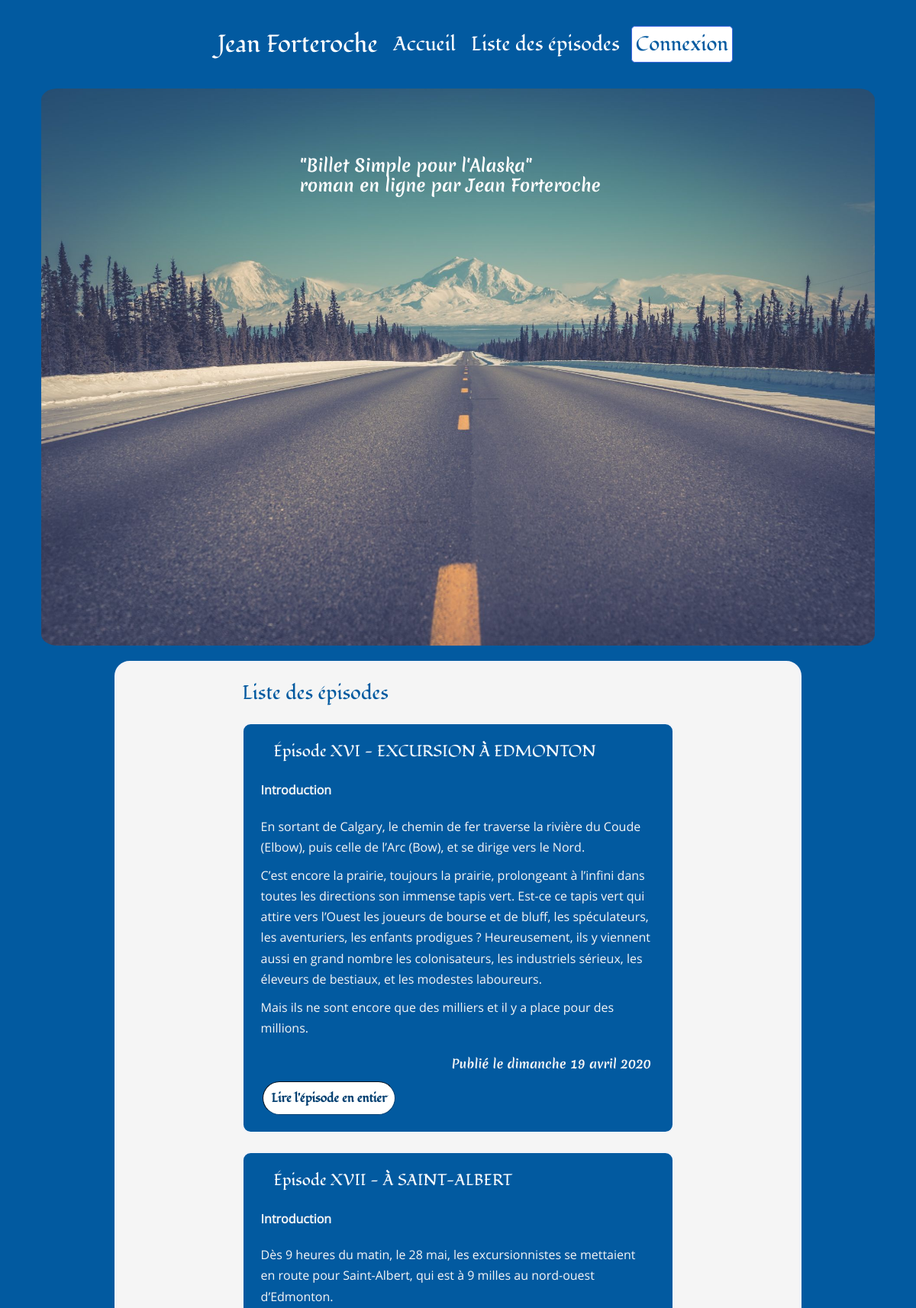
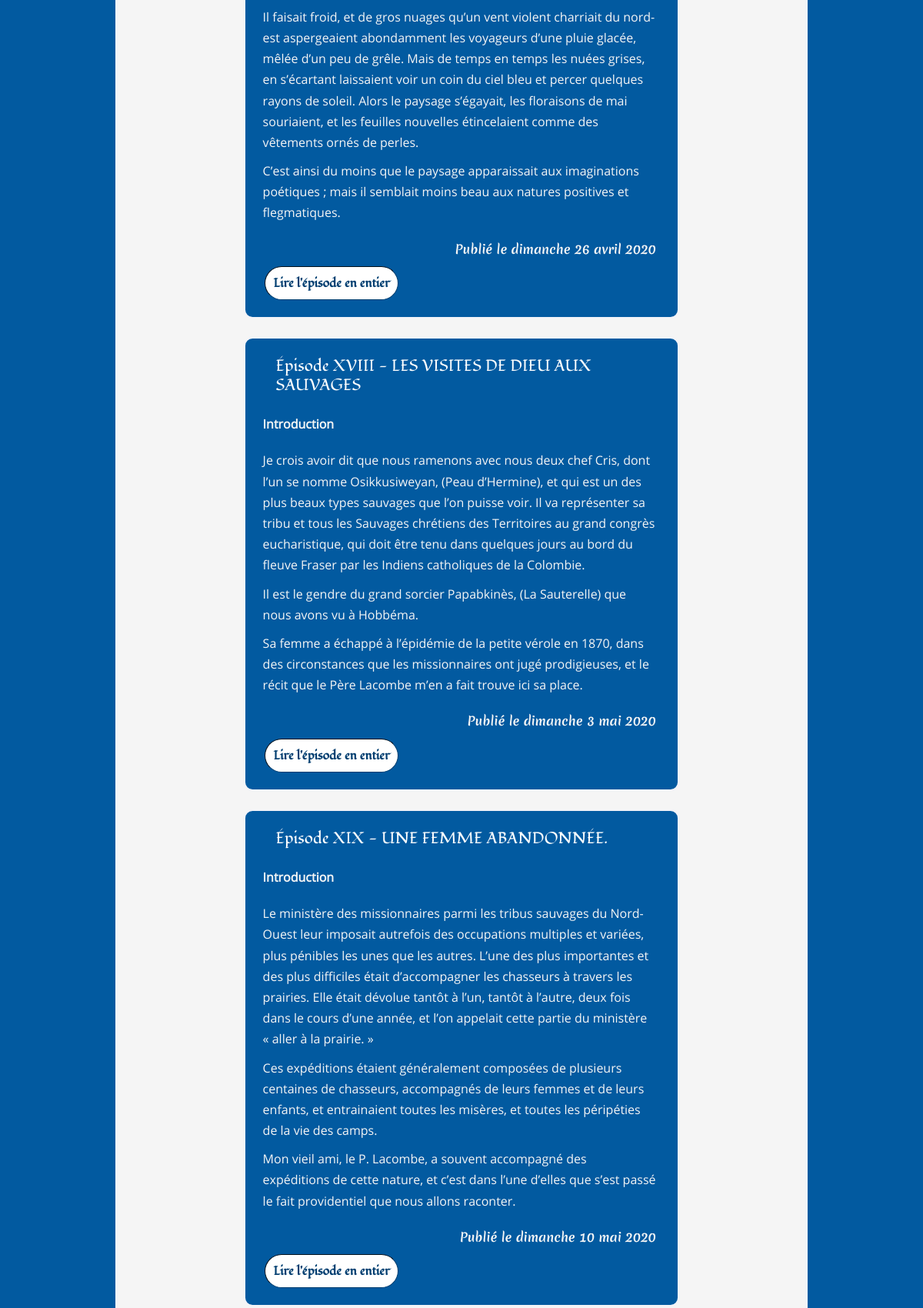
Screenshot of /index.php?action=listOfPosts&page=4 (upper part) with the database file from the repository (2 pictures, top to bottom).
### tables this page shows
CREATE TABLE IF NOT EXISTS `posts` (
  `id` int(11) NOT NULL AUTO_INCREMENT,
  `chapter` SMALLINT(1) UNSIGNED NOT NULL,
  `title` varchar(255) NOT NULL,
  `introduction` text NOT NULL,
  `content` text NOT NULL,
  `post_date` datetime NOT NULL,
  `post_status` varchar(7) NOT NULL,
  PRIMARY KEY (`id`)
);

### src/View/View.php (called while the page is built, shortened)
<?php
class View
{
    public function render(array $data, string $origin): void
    {
        require_once "../templates/${origin}/${data['template']}.html.php";
        require_once "../templates/${origin}/layout.html.php";
    }
}

### src/Controller/Frontoffice/PostController.php (called while the page is built, shortened)
<?php
class PostController
{
    private PostManager $postManager;
    private View $view;
    public function __construct(PostManager $postManager, CommentManager $commentManager, View $view, Session $session)
    {
        $this->postManager = $postManager;
        $this->view = $view;
    }
    public function displayListOfPosts(int $currentPage, Session $session): void
    {
        $nbPostsPerPage = 5;
        $nbTotalPosts = $this->postManager->getNbPosts();
        $nbTotalPages = ceil($nbTotalPosts / $nbPostsPerPage);
        $previousPage = $currentPage<=1 ? null : ($currentPage-1);
        $nextPage = $currentPage>=$nbTotalPages ? null : ($currentPage+1);
        $dataAllPostsPagination = $this->postManager->getListPostsPagination($currentPage, $nbPostsPerPage);
        $this->view->render(['template' => 'listofposts', 'allpostspagination' => $dataAllPostsPagination, 'previouspage' => $previousPage, 'nextpage'=> $nextPage, 'sessionmessage' => $session->getSessionMessage('message'), 'sessionerreur' => $session->getSessionMessage('erreur')], 'frontoffice');
    }
}

### public/index.php (called while the page is built, shortened)
<?php
$router = new Router();
$router->run();

### src/Model/PostManager.php (called while the page is built, shortened)
<?php
class PostManager
{
    private $database;
    public function __construct(Database $database)
    {
        $this->database = $database->getPdo();
    }
    public function getListPostsPagination(int $currentPage, int $nbPostsPerPage): ?array
    {
        $firstPostPage=($currentPage-1)*$nbPostsPerPage;
        $request = $this->database->prepare('SET lc_time_names = \'fr_FR\';');
        $request->execute();
        $request = $this->database->prepare('SELECT id, chapter, title, introduction, CONCAT_WS(\' \', \'le\', DAYNAME(post_date), DAY(post_date), MONTHNAME(post_date), YEAR(post_date)) AS post_date_fr, post_status FROM posts WHERE post_status=\'publish\' ORDER BY chapter, post_date ASC LIMIT :firstPostPage, :nbPostsPerPage');
        $request->bindValue(':firstPostPage', $firstPostPage, \PDO::PARAM_INT);
        $request->bindValue(':nbPostsPerPage', $nbPostsPerPage, \PDO::PARAM_INT);
        $request->execute();
        $result = $request->fetchAll();
        return !$result ? null : $result;
    }
}

### src/Service/Database.php (called while the page is built, shortened)
<?php
class Database
{
    private $database;
    public function __construct()
    {
        $this->database = new \PDO('mysql:host=localhost;dbname=openclassrooms_project4;port=3306;charset=utf8mb4', 'root', 'vFaGsjLk8WpkQtxYJ8XZXAf690shjBzW', [
            \PDO::ATTR_ERRMODE => \PDO::ERRMODE_EXCEPTION,
            \PDO::ATTR_DEFAULT_FETCH_MODE => \PDO::FETCH_ASSOC
        ]);
    }
    public function getPdo(): \PDO
    {
        return $this->database;
    }
}

### templates/frontoffice/listofposts.html.php (the view, shortened to what this page needs)
<?php if ($data['allpostspagination'] === null): ?>
    <section>
        <p class="pError"> Erreur : l'affichage de la liste des épisodes n'est pas possible </p>
    </section>
<?php elseif ($data['allpostspagination'] !== null): ?>
    <section>
        <h2>Liste des épisodes</h2>
        <?php foreach($data['allpostspagination'] as $post): ?>
                <article>
                    <h3>Épisode <?=$post['title']?></h3>
                    <p class="pTitleIntroductionToTheEpisode">Introduction</p>
                    <p class="pIntroductionToTheEpisode"><?=$post['introduction']?></p>
                    <p class="pCreatedAt">Publié <?=$post['post_date_fr']?> </p>
                    <a href="index.php?action=detailOfPost&amp;id=<?=$post['id']?>" class="linkReadTheEntireEpisode">Lire l'épisode en entier</a>
                </article>
        <?php endforeach; ?>
    </section>
<?php endif; ?>

### public/css/style.css (style rules this page uses)
html { font-size: 100%; font-family: 'merienda_oneregular', Arial, sans-serif, serif; font-weight: 400; color: #FFF; box-sizing: border-box; }
*, *::before, *::after { box-sizing: inherit; }
html, body { margin:0; padding:0; }
body { font-size: 1rem; background-color: #025AA0; display: flex; flex-direction: column; align-items: center; }
a { color: white; text-decoration: none; }
section h2 { font-family: 'fondamentoregular', Arial, sans-serif, serif; }
article { display: flex; flex-direction: column; margin-top: 20px; color: whitesmoke; border: 3px solid rgb(242, 243, 248); border-radius: 20px; background-color: #025AA0; }
article h3, article h4, article h5 { color: #FFF; padding-left: 7%; font-family: 'fondamentoregular', Arial, sans-serif, serif; }
p { line-height: 1.7; padding: 0 4%; margin-top: 0; margin-bottom: 10px; font-family: 'open_sansregular'; }
.pTitleIntroductionToTheEpisode, .pComment { font-weight: 600; }
.pIntroductionToTheEpisode { font-family: 'ralewayregular','open_sansregular', sans-serif; }
.pCreatedAt { font-family: 'merienda_oneregular', Arial, sans-serif, serif; text-align: end; }
.linkToTheRestOfThePost, .linkReadTheEntireEpisode, .inputTypeSubmitPublishComment, .linkToTheReportOfThePostComment, .inputTypeSubmitValidateLogin, .inputTypeSubmitRenewPassword , .inputTypeSubmitChangePassword, .inputTypeSubmitSaveDraft, .inputTypeSubmitPreview, .inputTypeSubmitPublish, .homeTab, .myProfileTab, .episodeListTab, .createAnEpisodeTab, .commentsTab, .logoutTab { width: 4rem; text-align: center; transition: border 1.3s ease, background-color 1.3s ease, color 0.7s ease; background-color: #FFF; color: #013E70; border: 0.1em inset #013E70; border-radius: 2em; padding: 5px; font-weight: 600; font-family: 'fondamentoregular', Arial, sans-serif, serif; margin-left: 4.5%; margin-bottom: 4%; align-self: flex-start; }
.linkReadTheEntireEpisode { width: 7rem; }
article, section h2, article h3, footer { margin: 1.5rem 0rem; }
.sectionPostComment, .pCreatedAt, .sectionH4TitleComments { margin-bottom: 3.5rem; }
h1, h2, h3, h4, h5, h6 { margin-top: 0; margin-bottom: .5rem; }
.h1, .h2, .h3, .h4, .h5, .h6, h1, h2, h3, h4, h5, h6 { margin-bottom: .5rem; font-weight: 500; line-height: 1.2; }
.h2, h2 { font-size: 2rem; }
.h3, h3 { font-size: 1.75rem; }
@media all and (min-width: 240px) and (min-resolution: 1dppx) { body { font-size: 0.6rem; } }
@media all and (min-width: 240px) and (min-resolution: 1dppx) { .h2, h2 { font-size: 1.6rem; } }
@media all and (min-width: 240px) and (min-resolution: 1dppx) { .h3, h3 { font-size: 1.3rem; } }
@media all and (min-width: 240px) and (min-resolution: 1dppx) { article { border: 0.2em solid rgb(242, 243, 248); border-radius: 0.375em; margin-bottom: 0.5em; } }
@media all and (min-width: 240px) and (min-resolution: 1dppx) { .sectionPostComment, .pCreatedAt, .sectionH4TitleComments { margin-bottom: .5rem; } }
@media all and (min-width: 600px) and (min-resolution: 1dppx) { p { width: 556px; } }
@media all and (min-width: 700px) { body { font-size: 1rem; } }
@media all and (min-width: 700px) { article, .sectionPostComment { border: 0.15em solid rgb(242, 243, 248); border-radius: 0.7em; } }
@media all and (min-width: 700px) { .linkToTheRestOfThePost, .linkReadTheEntireEpisode, .inputTypeSubmitPublishComment, .linkToTheReportOfThePostComment, .inputTypeSubmitValidateLogin, .inputTypeSubmitRenewPassword, .inputTypeSubmitChangePassword, .inputTypeSubmitSaveDraft, .inputTypeSubmitPreview, .inputTypeSubmitPublish, .homeTab, .myProfileTab, .episodeListTab, .createAnEpisodeTab, .commentsTab, .logoutTab, .linkPreviousPage, .linkNextPage, .linkPreviousPost, .linkNextPost { padding: 7px; width: auto; } }
@media all and (min-width: 1024px) and (min-resolution: 1dppx) { .linkToTheRestOfThePost, .linkReadTheEntireEpisode, .inputTypeSubmitPublishComment, .linkToTheReportOfThePostComment, .inputTypeSubmitValidateLogin, .inputTypeSubmitRenewPassword, .inputTypeSubmitChangePassword, .inputTypeSubmitSaveDraft, .inputTypeSubmitPreview, .inputTypeSubmitPublish, .homeTab, .myProfileTab, .episodeListTab, .createAnEpisodeTab, .commentsTab, .logoutTab, .linkPreviousPage, .linkNextPage { padding: 10px; } }
@media all and (min-width: 1024px) and (min-resolution: 1dppx) { section h2, .sectionH4TitleComments,.pControlPanelPage, .pError { color: #025AA0; } }

### rows the page displays
posts: title "XVI - EXCURSION À EDMONTON", introduction "En sortant de Calgary, le chemin de fer traverse la rivière du Coude (Elbow), puis celle de l’Arc (Bow), et se dirige vers le Nord. C’est encore la prairie, toujours la prairie, prolongeant à l’infini dans toutes les directions son immense tapis vert. Est-ce ce tapis vert qui attire vers l’Ouest les joueurs de bourse et de bluff, les spéculateurs, les aventuriers, les enfants prodigues ? Heureusement, ils y viennent aussi en grand nombre les colonisateurs, les industriels sérieux, les éleveurs de bestiaux, et les modestes laboureurs. Mais ils ne sont encore que des milliers et il y a place pour des millions.", post_date_fr "le dimanche 19 avril 2020"
posts: title "XVII - À SAINT-ALBERT", introduction "Dès 9 heures du matin, le 28 mai, les excursionnistes se mettaient en route pour Saint-Albert, qui est à 9 milles au nord-ouest d’Edmonton. Il faisait froid, et de gros nuages qu’un vent violent charriait du nord-est aspergeaient abondamment les voyageurs d’une pluie glacée, mêlée d’un peu de grêle. Mais de temps en temps les nuées grises, en s’écartant laissaient voir un coin du ciel bleu et percer quelques rayons de soleil. Alors le paysage s’égayait, les floraisons de mai souriaient, et les feuilles nouvelles étincelaient comme des vêtements ornés de perles. C’est ainsi du moins que le paysage apparaissait aux imaginations poétiques ; mais il semblait moins beau aux natures positives et…", post_date_fr "le dimanche 26 avril 2020"
posts: title "XVIII - LES VISITES DE DIEU AUX SAUVAGES", introduction "Je crois avoir dit que nous ramenons avec nous deux chef Cris, dont l’un se nomme Osikkusiweyan, (Peau d’Hermine), et qui est un des plus beaux types sauvages que l’on puisse voir. Il va représenter sa tribu et tous les Sauvages chrétiens des Territoires au grand congrès eucharistique, qui doit être tenu dans quelques jours au bord du fleuve Fraser par les Indiens catholiques de la Colombie. Il est le gendre du grand sorcier Papabkinès, (La Sauterelle) que nous avons vu à Hobbéma. Sa femme a échappé à l’épidémie de la petite vérole en 1870, dans des circonstances que les missionnaires ont jugé prodigieuses, et le récit que le Père Lacombe m’en a fait trouve ici sa place.", post_date_fr "le dimanche 3 mai 2020"
posts: title "XIX - UNE FEMME ABANDONNÉE.", introduction "Le ministère des missionnaires parmi les tribus sauvages du Nord-Ouest leur imposait autrefois des occupations multiples et variées, plus pénibles les unes que les autres. L’une des plus importantes et des plus difficiles était d’accompagner les chasseurs à travers les prairies. Elle était dévolue tantôt à l’un, tantôt à l’autre, deux fois dans le cours d’une année, et l’on appelait cette partie du ministère « aller à la prairie. » Ces expéditions étaient généralement composées de plusieurs centaines de chasseurs, accompagnés de leurs femmes et de leurs enfants, et entrainaient toutes les misères, et toutes les péripéties de la vie des camps. Mon vieil ami, le P. Lacombe, a souvent…", post_date_fr "le dimanche 10 mai 2020"
